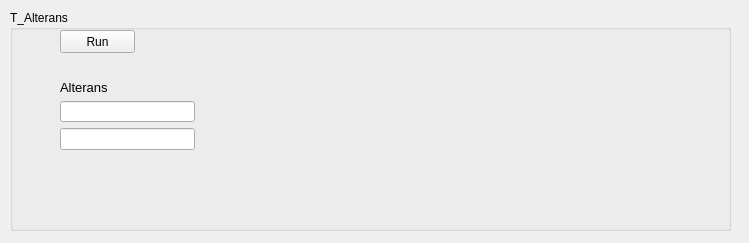
<?xml version="1.0" encoding="UTF-8"?>
<ui version="4.0">
 <class>T_alt_class_gui</class>
 <widget class="QWidget" name="T_alt_class_gui">
  <property name="geometry">
   <rect>
    <x>0</x>
    <y>0</y>
    <width>749</width>
    <height>243</height>
   </rect>
  </property>
  <property name="windowTitle">
   <string>Form</string>
  </property>
  <widget class="QGroupBox" name="groupBox">
   <property name="geometry">
    <rect>
     <x>10</x>
     <y>10</y>
     <width>721</width>
     <height>221</height>
    </rect>
   </property>
   <property name="title">
    <string>T_Alterans</string>
   </property>
   <widget class="QPushButton" name="Button_Run">
    <property name="geometry">
     <rect>
      <x>50</x>
      <y>20</y>
      <width>75</width>
      <height>23</height>
     </rect>
    </property>
    <property name="text">
     <string>Run</string>
    </property>
   </widget>
   <widget class="QWidget" name="layoutWidget">
    <property name="geometry">
     <rect>
      <x>50</x>
      <y>70</y>
      <width>135</width>
      <height>70</height>
     </rect>
    </property>
    <layout class="QVBoxLayout" name="verticalLayout">
     <item>
      <widget class="QLabel" name="label_Alterans">
       <property name="text">
        <string>&lt;html&gt;&lt;head/&gt;&lt;body&gt;&lt;p&gt;&lt;span style=&quot; font-size:10pt;&quot;&gt;Alterans&lt;/span&gt;&lt;/p&gt;&lt;/body&gt;&lt;/html&gt;</string>
       </property>
      </widget>
     </item>
     <item>
      <widget class="QLineEdit" name="line_ALT1"/>
     </item>
     <item>
      <widget class="QLineEdit" name="line_Alt2"/>
     </item>
    </layout>
   </widget>
  </widget>
 </widget>
 <resources/>
 <connections/>
</ui>
